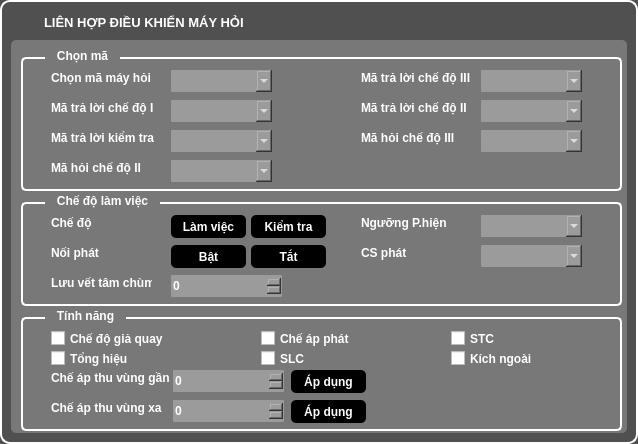
<?xml version="1.0" encoding="UTF-8"?>
<ui version="4.0">
 <class>Lienhop_DKmayhoi_Form</class>
 <widget class="QWidget" name="Lienhop_DKmayhoi_Form">
  <property name="geometry">
   <rect>
    <x>0</x>
    <y>0</y>
    <width>638</width>
    <height>444</height>
   </rect>
  </property>
  <property name="windowTitle">
   <string>Form</string>
  </property>
  <property name="styleSheet">
   <string notr="true">QWidget#Lienhop_DKmayhoi_Form {
background-color: rgb(80, 80, 80);
border-radius: 10px;
border-width: 2;
border-style: solid;
border-color: rgb(255, 255, 255);
}
QGroupBox {
border-radius: 5px;
border-width: 2;
border-style: solid;
border-color: rgb(255, 255, 255);
}
* {
color: white;
font-weight: bold;
}</string>
  </property>
  <layout class="QVBoxLayout" name="verticalLayout">
   <item>
    <widget class="QLabel" name="label_17">
     <property name="maximumSize">
      <size>
       <width>100000</width>
       <height>23</height>
      </size>
     </property>
     <property name="font">
      <font>
       <pointsize>10</pointsize>
       <weight>75</weight>
       <bold>true</bold>
      </font>
     </property>
     <property name="styleSheet">
      <string notr="true">padding-left: 30;
color: white;</string>
     </property>
     <property name="text">
      <string notr="true">LIÊN HỢP ĐIỀU KHIỂN MÁY HỎI</string>
     </property>
     <property name="textFormat">
      <enum>Qt::AutoText</enum>
     </property>
    </widget>
   </item>
   <item>
    <widget class="QFrame" name="frame">
     <property name="styleSheet">
      <string notr="true">QFrame#frame {
background-color: rgb(120, 120, 120);
border-radius: 5px;
border-width: 0;
}
QGroupBox {
margin-top: 7;
}
QGroupBox::title {
top: -8;
left: 24;
padding-left: 10px;
padding-right: 10px;
}</string>
     </property>
     <property name="frameShape">
      <enum>QFrame::StyledPanel</enum>
     </property>
     <property name="frameShadow">
      <enum>QFrame::Raised</enum>
     </property>
     <widget class="QGroupBox" name="groupBox">
      <property name="geometry">
       <rect>
        <x>10</x>
        <y>10</y>
        <width>601</width>
        <height>141</height>
       </rect>
      </property>
      <property name="title">
       <string>Chọn mã</string>
      </property>
      <widget class="QComboBox" name="comboBox">
       <property name="geometry">
        <rect>
         <x>150</x>
         <y>20</y>
         <width>101</width>
         <height>22</height>
        </rect>
       </property>
       <property name="styleSheet">
        <string notr="true">color: rgb(255, 255, 255);
background-color: rgb(155,155, 155);
border: none;
border-radius: 1px;</string>
       </property>
      </widget>
      <widget class="QLabel" name="label">
       <property name="geometry">
        <rect>
         <x>30</x>
         <y>20</y>
         <width>101</width>
         <height>16</height>
        </rect>
       </property>
       <property name="text">
        <string>Chọn mã máy hỏi</string>
       </property>
      </widget>
      <widget class="QComboBox" name="comboBox_2">
       <property name="geometry">
        <rect>
         <x>150</x>
         <y>50</y>
         <width>101</width>
         <height>22</height>
        </rect>
       </property>
       <property name="styleSheet">
        <string notr="true">color: rgb(255, 255, 255);
background-color: rgb(155,155, 155);
border: none;
border-radius: 1px;</string>
       </property>
      </widget>
      <widget class="QLabel" name="label_2">
       <property name="geometry">
        <rect>
         <x>30</x>
         <y>50</y>
         <width>111</width>
         <height>16</height>
        </rect>
       </property>
       <property name="text">
        <string>Mã trả lời chế độ I</string>
       </property>
      </widget>
      <widget class="QComboBox" name="comboBox_3">
       <property name="geometry">
        <rect>
         <x>150</x>
         <y>80</y>
         <width>101</width>
         <height>22</height>
        </rect>
       </property>
       <property name="styleSheet">
        <string notr="true">color: rgb(255, 255, 255);
background-color: rgb(155,155, 155);
border: none;
border-radius: 1px;</string>
       </property>
      </widget>
      <widget class="QLabel" name="label_3">
       <property name="geometry">
        <rect>
         <x>30</x>
         <y>80</y>
         <width>111</width>
         <height>16</height>
        </rect>
       </property>
       <property name="text">
        <string>Mã trả lời kiểm tra</string>
       </property>
      </widget>
      <widget class="QComboBox" name="comboBox_4">
       <property name="geometry">
        <rect>
         <x>150</x>
         <y>110</y>
         <width>101</width>
         <height>22</height>
        </rect>
       </property>
       <property name="styleSheet">
        <string notr="true">color: rgb(255, 255, 255);
background-color: rgb(155,155, 155);
border: none;
border-radius: 1px;</string>
       </property>
      </widget>
      <widget class="QLabel" name="label_4">
       <property name="geometry">
        <rect>
         <x>30</x>
         <y>110</y>
         <width>111</width>
         <height>16</height>
        </rect>
       </property>
       <property name="text">
        <string>Mã hỏi chế độ II</string>
       </property>
      </widget>
      <widget class="QComboBox" name="comboBox_5">
       <property name="geometry">
        <rect>
         <x>460</x>
         <y>20</y>
         <width>101</width>
         <height>22</height>
        </rect>
       </property>
       <property name="styleSheet">
        <string notr="true">color: rgb(255, 255, 255);
background-color: rgb(155,155, 155);
border: none;
border-radius: 1px;</string>
       </property>
      </widget>
      <widget class="QLabel" name="label_5">
       <property name="geometry">
        <rect>
         <x>340</x>
         <y>20</y>
         <width>111</width>
         <height>16</height>
        </rect>
       </property>
       <property name="text">
        <string>Mã trả lời chế độ III</string>
       </property>
      </widget>
      <widget class="QComboBox" name="comboBox_6">
       <property name="geometry">
        <rect>
         <x>460</x>
         <y>80</y>
         <width>101</width>
         <height>22</height>
        </rect>
       </property>
       <property name="styleSheet">
        <string notr="true">color: rgb(255, 255, 255);
background-color: rgb(155,155, 155);
border: none;
border-radius: 1px;</string>
       </property>
      </widget>
      <widget class="QLabel" name="label_6">
       <property name="geometry">
        <rect>
         <x>340</x>
         <y>50</y>
         <width>121</width>
         <height>16</height>
        </rect>
       </property>
       <property name="text">
        <string>Mã trả lời chế độ II</string>
       </property>
      </widget>
      <widget class="QLabel" name="label_7">
       <property name="geometry">
        <rect>
         <x>340</x>
         <y>80</y>
         <width>101</width>
         <height>16</height>
        </rect>
       </property>
       <property name="text">
        <string>Mã hỏi chế độ III</string>
       </property>
      </widget>
      <widget class="QComboBox" name="comboBox_7">
       <property name="geometry">
        <rect>
         <x>460</x>
         <y>50</y>
         <width>101</width>
         <height>22</height>
        </rect>
       </property>
       <property name="styleSheet">
        <string notr="true">color: rgb(255, 255, 255);
background-color: rgb(155,155, 155);
border: none;
border-radius: 1px;</string>
       </property>
      </widget>
     </widget>
     <widget class="QGroupBox" name="groupBox_2">
      <property name="geometry">
       <rect>
        <x>10</x>
        <y>155</y>
        <width>601</width>
        <height>111</height>
       </rect>
      </property>
      <property name="title">
       <string>Chế độ làm việc</string>
      </property>
      <widget class="QLabel" name="label_8">
       <property name="geometry">
        <rect>
         <x>30</x>
         <y>20</y>
         <width>101</width>
         <height>16</height>
        </rect>
       </property>
       <property name="text">
        <string>Chế độ</string>
       </property>
      </widget>
      <widget class="QLabel" name="label_9">
       <property name="geometry">
        <rect>
         <x>30</x>
         <y>50</y>
         <width>101</width>
         <height>16</height>
        </rect>
       </property>
       <property name="text">
        <string>Nối phát</string>
       </property>
      </widget>
      <widget class="QLabel" name="label_10">
       <property name="geometry">
        <rect>
         <x>30</x>
         <y>80</y>
         <width>101</width>
         <height>16</height>
        </rect>
       </property>
       <property name="text">
        <string>Lưu vết tâm chùm</string>
       </property>
      </widget>
      <widget class="QLabel" name="label_19">
       <property name="geometry">
        <rect>
         <x>340</x>
         <y>50</y>
         <width>101</width>
         <height>16</height>
        </rect>
       </property>
       <property name="text">
        <string>CS phát</string>
       </property>
      </widget>
      <widget class="QLabel" name="label_20">
       <property name="geometry">
        <rect>
         <x>340</x>
         <y>20</y>
         <width>101</width>
         <height>16</height>
        </rect>
       </property>
       <property name="text">
        <string>Ngưỡng P.hiện</string>
       </property>
      </widget>
      <widget class="QComboBox" name="comboBox_15">
       <property name="geometry">
        <rect>
         <x>460</x>
         <y>50</y>
         <width>101</width>
         <height>22</height>
        </rect>
       </property>
       <property name="styleSheet">
        <string notr="true">color: rgb(255, 255, 255);
background-color: rgb(155,155, 155);
border: none;
border-radius: 1px;</string>
       </property>
      </widget>
      <widget class="QComboBox" name="comboBox_16">
       <property name="geometry">
        <rect>
         <x>460</x>
         <y>20</y>
         <width>101</width>
         <height>22</height>
        </rect>
       </property>
       <property name="styleSheet">
        <string notr="true">color: rgb(255, 255, 255);
background-color: rgb(155,155, 155);
border: none;
border-radius: 1px;</string>
       </property>
      </widget>
      <widget class="QPushButton" name="pushButton">
       <property name="geometry">
        <rect>
         <x>150</x>
         <y>20</y>
         <width>75</width>
         <height>23</height>
        </rect>
       </property>
       <property name="styleSheet">
        <string notr="true">color: rgb(255, 255, 255);
background-color: rgba(0, 0, 0);
border: none;
border-radius: 5px;</string>
       </property>
       <property name="text">
        <string>Làm việc</string>
       </property>
      </widget>
      <widget class="QPushButton" name="pushButton_2">
       <property name="geometry">
        <rect>
         <x>230</x>
         <y>20</y>
         <width>75</width>
         <height>23</height>
        </rect>
       </property>
       <property name="styleSheet">
        <string notr="true">color: rgb(255, 255, 255);
background-color: rgba(0, 0, 0);
border: none;
border-radius: 5px;</string>
       </property>
       <property name="text">
        <string>Kiểm tra</string>
       </property>
      </widget>
      <widget class="QPushButton" name="pushButton_3">
       <property name="geometry">
        <rect>
         <x>150</x>
         <y>50</y>
         <width>75</width>
         <height>23</height>
        </rect>
       </property>
       <property name="styleSheet">
        <string notr="true">color: rgb(255, 255, 255);
background-color: rgba(0, 0, 0);
border: none;
border-radius: 5px;</string>
       </property>
       <property name="text">
        <string>Bật</string>
       </property>
      </widget>
      <widget class="QPushButton" name="pushButton_4">
       <property name="geometry">
        <rect>
         <x>230</x>
         <y>50</y>
         <width>75</width>
         <height>23</height>
        </rect>
       </property>
       <property name="styleSheet">
        <string notr="true">color: rgb(255, 255, 255);
background-color: rgba(0, 0, 0);
border: none;
border-radius: 5px;</string>
       </property>
       <property name="text">
        <string>Tắt</string>
       </property>
      </widget>
      <widget class="QSpinBox" name="spinBox">
       <property name="geometry">
        <rect>
         <x>150</x>
         <y>80</y>
         <width>111</width>
         <height>22</height>
        </rect>
       </property>
       <property name="styleSheet">
        <string notr="true">color: rgb(255, 255, 255);
background-color: rgb(155,155, 155);
border: none;
border-radius: 1px;</string>
       </property>
      </widget>
     </widget>
     <widget class="QGroupBox" name="groupBox_3">
      <property name="geometry">
       <rect>
        <x>10</x>
        <y>270</y>
        <width>601</width>
        <height>121</height>
       </rect>
      </property>
      <property name="title">
       <string>Tính năng</string>
      </property>
      <widget class="QCheckBox" name="checkBox">
       <property name="geometry">
        <rect>
         <x>30</x>
         <y>20</y>
         <width>121</width>
         <height>17</height>
        </rect>
       </property>
       <property name="text">
        <string>Chế độ giả quay</string>
       </property>
      </widget>
      <widget class="QSpinBox" name="spinBox_2">
       <property name="geometry">
        <rect>
         <x>152</x>
         <y>60</y>
         <width>111</width>
         <height>22</height>
        </rect>
       </property>
       <property name="styleSheet">
        <string notr="true">color: rgb(255, 255, 255);
background-color: rgb(155,155, 155);
border: none;
border-radius: 1px;</string>
       </property>
      </widget>
      <widget class="QLabel" name="label_21">
       <property name="geometry">
        <rect>
         <x>30</x>
         <y>60</y>
         <width>121</width>
         <height>16</height>
        </rect>
       </property>
       <property name="text">
        <string>Chế áp thu vùng gần</string>
       </property>
      </widget>
      <widget class="QCheckBox" name="checkBox_2">
       <property name="geometry">
        <rect>
         <x>30</x>
         <y>40</y>
         <width>121</width>
         <height>17</height>
        </rect>
       </property>
       <property name="text">
        <string>Tổng hiệu</string>
       </property>
      </widget>
      <widget class="QCheckBox" name="checkBox_3">
       <property name="geometry">
        <rect>
         <x>240</x>
         <y>40</y>
         <width>121</width>
         <height>17</height>
        </rect>
       </property>
       <property name="text">
        <string>SLC</string>
       </property>
      </widget>
      <widget class="QCheckBox" name="checkBox_4">
       <property name="geometry">
        <rect>
         <x>240</x>
         <y>20</y>
         <width>121</width>
         <height>17</height>
        </rect>
       </property>
       <property name="text">
        <string>Chế áp phát</string>
       </property>
      </widget>
      <widget class="QCheckBox" name="checkBox_5">
       <property name="geometry">
        <rect>
         <x>430</x>
         <y>40</y>
         <width>121</width>
         <height>17</height>
        </rect>
       </property>
       <property name="text">
        <string>Kích ngoài</string>
       </property>
      </widget>
      <widget class="QCheckBox" name="checkBox_6">
       <property name="geometry">
        <rect>
         <x>430</x>
         <y>20</y>
         <width>121</width>
         <height>17</height>
        </rect>
       </property>
       <property name="text">
        <string>STC</string>
       </property>
      </widget>
      <widget class="QLabel" name="label_22">
       <property name="geometry">
        <rect>
         <x>30</x>
         <y>90</y>
         <width>111</width>
         <height>16</height>
        </rect>
       </property>
       <property name="text">
        <string>Chế áp thu vùng xa</string>
       </property>
      </widget>
      <widget class="QSpinBox" name="spinBox_3">
       <property name="geometry">
        <rect>
         <x>152</x>
         <y>90</y>
         <width>111</width>
         <height>22</height>
        </rect>
       </property>
       <property name="styleSheet">
        <string notr="true">color: rgb(255, 255, 255);
background-color: rgb(155,155, 155);
border: none;
border-radius: 1px;</string>
       </property>
      </widget>
      <widget class="QPushButton" name="pushButton_5">
       <property name="geometry">
        <rect>
         <x>270</x>
         <y>90</y>
         <width>75</width>
         <height>23</height>
        </rect>
       </property>
       <property name="styleSheet">
        <string notr="true">color: rgb(255, 255, 255);
background-color: rgba(0, 0, 0);
border: none;
border-radius: 5px;</string>
       </property>
       <property name="text">
        <string>Áp dụng</string>
       </property>
      </widget>
      <widget class="QPushButton" name="pushButton_6">
       <property name="geometry">
        <rect>
         <x>270</x>
         <y>60</y>
         <width>75</width>
         <height>23</height>
        </rect>
       </property>
       <property name="styleSheet">
        <string notr="true">color: rgb(255, 255, 255);
background-color: rgba(0, 0, 0);
border: none;
border-radius: 5px;</string>
       </property>
       <property name="text">
        <string>Áp dụng</string>
       </property>
      </widget>
     </widget>
    </widget>
   </item>
  </layout>
 </widget>
 <resources/>
 <connections/>
</ui>
